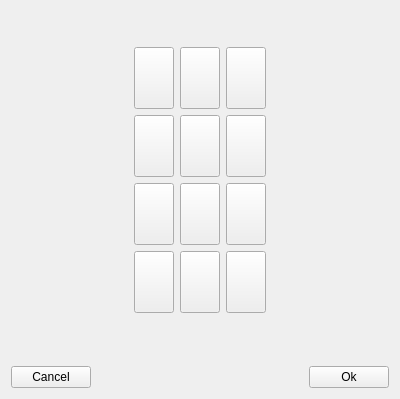
<?xml version="1.0" encoding="UTF-8"?>
<ui version="4.0">
 <class>Reagents::CModifyReagentGroupColorDlg</class>
 <widget class="QWidget" name="Reagents::CModifyReagentGroupColorDlg">
  <property name="geometry">
   <rect>
    <x>0</x>
    <y>0</y>
    <width>400</width>
    <height>399</height>
   </rect>
  </property>
  <property name="minimumSize">
   <size>
    <width>300</width>
    <height>0</height>
   </size>
  </property>
  <property name="windowTitle">
   <string>Form</string>
  </property>
  <layout class="QHBoxLayout" name="horizontalLayout_2">
   <item>
    <layout class="QVBoxLayout" name="verticalLayout">
     <item>
      <spacer name="verticalSpacer_2">
       <property name="orientation">
        <enum>Qt::Vertical</enum>
       </property>
       <property name="sizeHint" stdset="0">
        <size>
         <width>20</width>
         <height>40</height>
        </size>
       </property>
      </spacer>
     </item>
     <item>
      <layout class="QHBoxLayout" name="horizontalLayout_4">
       <item>
        <spacer name="horizontalSpacer_9">
         <property name="orientation">
          <enum>Qt::Horizontal</enum>
         </property>
         <property name="sizeHint" stdset="0">
          <size>
           <width>68</width>
           <height>20</height>
          </size>
         </property>
        </spacer>
       </item>
       <item>
        <layout class="QGridLayout" name="gridLayout">
         <item row="3" column="2">
          <widget class="QPushButton" name="pbdarkblue">
           <property name="minimumSize">
            <size>
             <width>0</width>
             <height>62</height>
            </size>
           </property>
           <property name="text">
            <string/>
           </property>
           <property name="checkable">
            <bool>true</bool>
           </property>
          </widget>
         </item>
         <item row="0" column="2">
          <widget class="QPushButton" name="pbpink">
           <property name="minimumSize">
            <size>
             <width>0</width>
             <height>62</height>
            </size>
           </property>
           <property name="text">
            <string/>
           </property>
           <property name="checkable">
            <bool>true</bool>
           </property>
          </widget>
         </item>
         <item row="3" column="0">
          <widget class="QPushButton" name="pbrackley">
           <property name="minimumSize">
            <size>
             <width>0</width>
             <height>62</height>
            </size>
           </property>
           <property name="text">
            <string/>
           </property>
           <property name="checkable">
            <bool>true</bool>
           </property>
          </widget>
         </item>
         <item row="3" column="1">
          <widget class="QPushButton" name="pbblue">
           <property name="minimumSize">
            <size>
             <width>0</width>
             <height>62</height>
            </size>
           </property>
           <property name="text">
            <string/>
           </property>
           <property name="checkable">
            <bool>true</bool>
           </property>
          </widget>
         </item>
         <item row="2" column="2">
          <widget class="QPushButton" name="pbdarkgreen">
           <property name="minimumSize">
            <size>
             <width>0</width>
             <height>62</height>
            </size>
           </property>
           <property name="text">
            <string/>
           </property>
           <property name="checkable">
            <bool>true</bool>
           </property>
          </widget>
         </item>
         <item row="2" column="0">
          <widget class="QPushButton" name="pbcarmine">
           <property name="minimumSize">
            <size>
             <width>0</width>
             <height>62</height>
            </size>
           </property>
           <property name="text">
            <string/>
           </property>
           <property name="checkable">
            <bool>true</bool>
           </property>
          </widget>
         </item>
         <item row="1" column="0">
          <widget class="QPushButton" name="pbdarkred">
           <property name="minimumSize">
            <size>
             <width>0</width>
             <height>62</height>
            </size>
           </property>
           <property name="text">
            <string/>
           </property>
           <property name="checkable">
            <bool>true</bool>
           </property>
          </widget>
         </item>
         <item row="2" column="1">
          <widget class="QPushButton" name="pbred">
           <property name="minimumSize">
            <size>
             <width>0</width>
             <height>62</height>
            </size>
           </property>
           <property name="text">
            <string/>
           </property>
           <property name="checkable">
            <bool>true</bool>
           </property>
          </widget>
         </item>
         <item row="0" column="0">
          <widget class="QPushButton" name="pbwhite">
           <property name="minimumSize">
            <size>
             <width>0</width>
             <height>62</height>
            </size>
           </property>
           <property name="text">
            <string/>
           </property>
           <property name="checkable">
            <bool>true</bool>
           </property>
           <property name="checked">
            <bool>false</bool>
           </property>
          </widget>
         </item>
         <item row="0" column="1">
          <widget class="QPushButton" name="pbyellow">
           <property name="minimumSize">
            <size>
             <width>0</width>
             <height>62</height>
            </size>
           </property>
           <property name="text">
            <string/>
           </property>
           <property name="checkable">
            <bool>true</bool>
           </property>
          </widget>
         </item>
         <item row="1" column="2">
          <widget class="QPushButton" name="pbgray">
           <property name="minimumSize">
            <size>
             <width>0</width>
             <height>62</height>
            </size>
           </property>
           <property name="text">
            <string/>
           </property>
           <property name="checkable">
            <bool>true</bool>
           </property>
          </widget>
         </item>
         <item row="1" column="1">
          <widget class="QPushButton" name="pbgreen">
           <property name="minimumSize">
            <size>
             <width>0</width>
             <height>62</height>
            </size>
           </property>
           <property name="text">
            <string/>
           </property>
           <property name="checkable">
            <bool>true</bool>
           </property>
          </widget>
         </item>
        </layout>
       </item>
       <item>
        <spacer name="horizontalSpacer_6">
         <property name="orientation">
          <enum>Qt::Horizontal</enum>
         </property>
         <property name="sizeHint" stdset="0">
          <size>
           <width>58</width>
           <height>20</height>
          </size>
         </property>
        </spacer>
       </item>
      </layout>
     </item>
     <item>
      <spacer name="verticalSpacer">
       <property name="orientation">
        <enum>Qt::Vertical</enum>
       </property>
       <property name="sizeHint" stdset="0">
        <size>
         <width>20</width>
         <height>50</height>
        </size>
       </property>
      </spacer>
     </item>
     <item>
      <layout class="QHBoxLayout" name="horizontalLayout">
       <item>
        <widget class="QPushButton" name="btnCancel">
         <property name="text">
          <string>Cancel</string>
         </property>
        </widget>
       </item>
       <item>
        <spacer name="horizontalSpacer">
         <property name="orientation">
          <enum>Qt::Horizontal</enum>
         </property>
         <property name="sizeHint" stdset="0">
          <size>
           <width>20</width>
           <height>20</height>
          </size>
         </property>
        </spacer>
       </item>
       <item>
        <widget class="QPushButton" name="btnOk">
         <property name="text">
          <string>Ok</string>
         </property>
        </widget>
       </item>
      </layout>
     </item>
    </layout>
   </item>
  </layout>
 </widget>
 <resources/>
 <connections/>
</ui>
